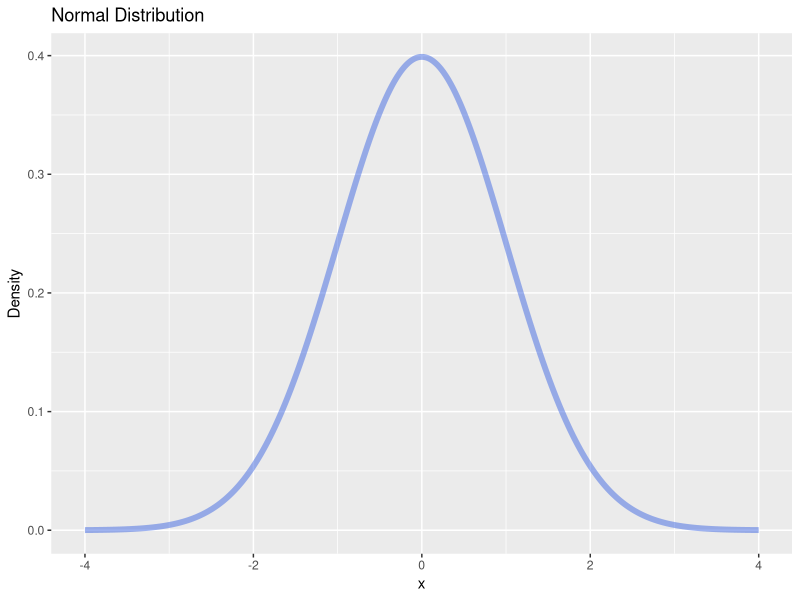
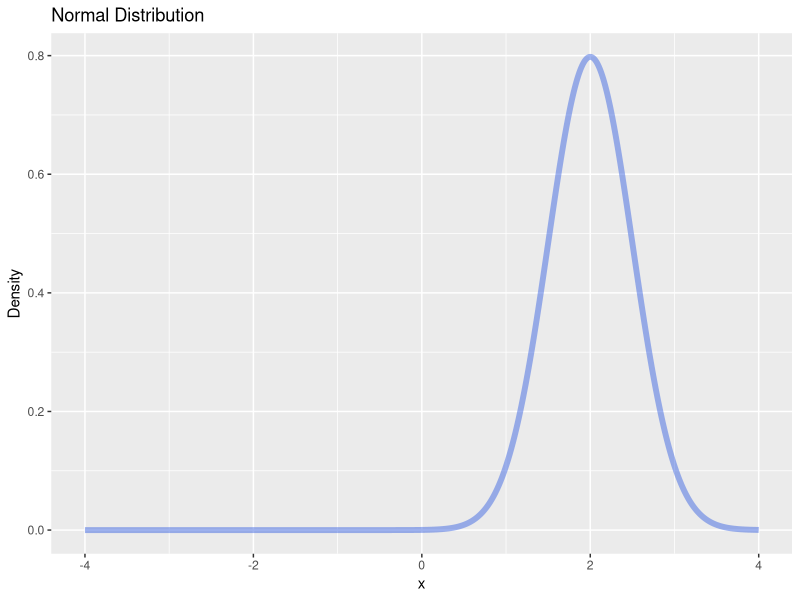

Write the R code that produced these figures, in order. (Note: this script raises an error after producing the figures.)
## ---- chunk 1
suppressWarnings(library(tidyverse))
## ---- chunk 2
library(gganimate)
library(transformr)
## ---- chunk 3
x <- seq(-4,4, length.out = 1e4)
y <- dnorm(x, mean = 0, sd = 1)
dat <- tibble(x = x, y = y)

dat %>% ggplot(aes(x = x, y = y)) +
  geom_line(alpha=0.5, linewidth = 2, color = "#4169E1") +
  labs(title = "Normal Distribution",
       y = "Density")
## ---- chunk 4
x <- seq(-4,4, length.out = 1e4)
y <- dnorm(x, mean = 2, sd = .5)
dat <- tibble(x = x, y = y)

dat %>% ggplot(aes(x = x, y = y)) +
  geom_line(alpha=0.5, linewidth = 2, color = "#4169E1") +
  labs(title = "Normal Distribution",
       y = "Density")
## ---- chunk 5
prior <- tibble(x = seq(-4,4, length.out = 1e4),
                y = dnorm(x, mean = 0, sd = 1),
                group =1)

post <-  tibble(x = seq(-4,4, length.out = 1e4),
                y = dnorm(x, mean = 2, sd = .5),
                group =2)

prior_post <- bind_rows(prior,post)

prior_post %>% ggplot(aes(x=x, y=y)) + 
  geom_line(alpha=0.5, linewidth = 2, color = "#4169E1") +
  #Animation
  labs (x = "dMACS",
        y = "Density") + 
  transition_time(group) + 
  ease_aes('linear')
## ---- chunk 6
a <- seq(0, 2, length = 100)
b <- seq(1, .5, length = 100)
## ---- chunk 7
prior_post<- tibble(x = 0, y = 0, frame = 0)
for (i in 1:100){
x<-seq(-4,4, length.out = 1e4)
y<-dnorm(x, a[i], b[i])
y<-y/max(y)*(.5)
dat <- tibble(x = x, y = y, frame = i)
prior_post <- bind_rows(prior_post, dat)
}
prior_post <- prior_post[-1,]
## ---- chunk 8
prior_post %>% ggplot(aes(x=x, y=y)) + 
  geom_line(alpha=0.5, linewidth = 2, color = "#4169E1") +
  #Animation
  labs (x = "dMACS",
        y = "Density") + 
  transition_time(frame) + 
  ease_aes('linear')
## ---- chunk 9
prior_post %>% ggplot(aes(x=x, y=y)) + 
  geom_line(alpha=0.5, linewidth = 2, color = "#4169E1") +
  geom_vline(xintercept = 2) +
    annotate("text", x = 2, y = -.06, label = "True Value") +
  coord_cartesian(ylim = c(0,.5), clip = "off") +
  #Animation
  labs (title = "Amount of Prior Knowledge = {frame_time}%",
   #     subtitle ="                                                                                                True Value",
        x = "dMACS",
        y = "Density") + 
  
  transition_time(frame) + 
  ease_aes('linear')
